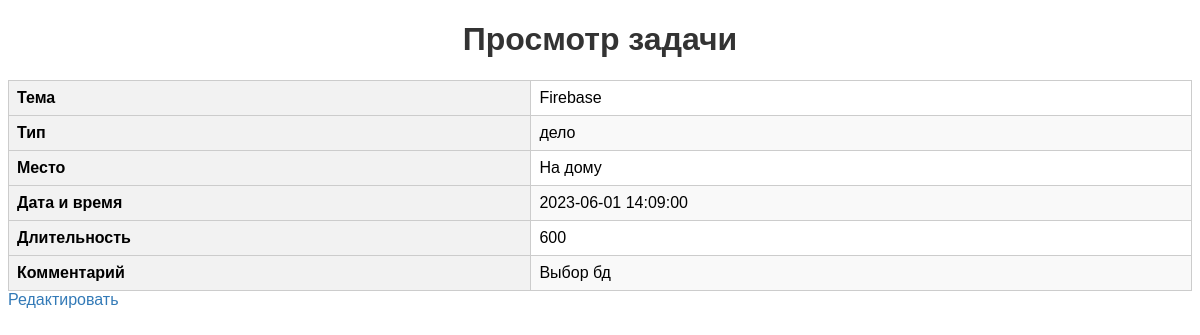
The page /index.php?action=show&id=20 (signed in) on the database its author committed.
### tables this page shows
CREATE TABLE `tasks` (
  `id` int(10) UNSIGNED NOT NULL,
  `topic` varchar(255) NOT NULL,
  `type` enum('встреча','звонок','совещание','дело') NOT NULL,
  `location` varchar(255) DEFAULT NULL,
  `date_time` datetime NOT NULL,
  `duration` int(11) DEFAULT NULL,
  `comment` text,
  `status` enum('текущая задача','просроченная','готово') NOT NULL DEFAULT 'текущая задача'
);

### controllers/TaskController.php (called while the page is built, shortened)
<?php
require_once 'models/TaskModel.php';
class TaskController
{
    public function show($id)
    {
        $task = TaskModel::getTask($id);
        include 'views/task/show.php';
    }
}

### models/TaskModel.php (called while the page is built, shortened)
<?php
class TaskModel
{
    public static function getTask($id)
    {
        global $pdo;
        $stmt = $pdo->prepare('SELECT * FROM tasks WHERE id = ?');
        $stmt->execute([$id]);
        return $stmt->fetch(PDO::FETCH_ASSOC);
    }
}

### views/task/show.php (the view, shortened to what this page needs)
<!DOCTYPE html>
<html>
<head>
</head>
<body>
    <h1>Просмотр задачи</h1>
    <table>
        <tr>
            <th>Тема</th>
            <td><?= $task['topic'] ?></td>
        </tr>
        <tr>
            <th>Тип</th>
            <td><?= $task['type'] ?></td>
        </tr>
        <tr>
            <th>Место</th>
            <td><?= $task['location'] ?></td>
        </tr>
        <tr>
            <th>Дата и время</th>
            <td><?= $task['date_time'] ?></td>
        </tr>
        <tr>
            <th>Длительность</th>
            <td><?= $task['duration'] ?></td>
        </tr>
        <tr>
            <th>Комментарий</th>
            <td><?= $task['comment'] ?></td>
        </tr>
    </table>
    <a href="index.php?action=edit&id=<?= $task['id'] ?>">Редактировать</a>
</body>
</html>

### views/task/show.php (style rules this page uses)
body { font-family: Arial, sans-serif; }
h1 { color: #333; text-align: center; }
table { width: 100%; border-collapse: collapse; margin-top: 20px; }
th, td { padding: 8px; border: 1px solid #ccc; }
th { background-color: #f2f2f2; font-weight: bold; text-align: left; }
tr:nth-child(even) { background-color: #f9f9f9; }
a { color: #337ab7; text-decoration: none; margin-right: 10px; }

### rows shown on the page
tasks: topic "Firebase", type "дело", location "На дому", date_time "2023-06-01 14:09:00", duration "600", comment "Выбор бд"
